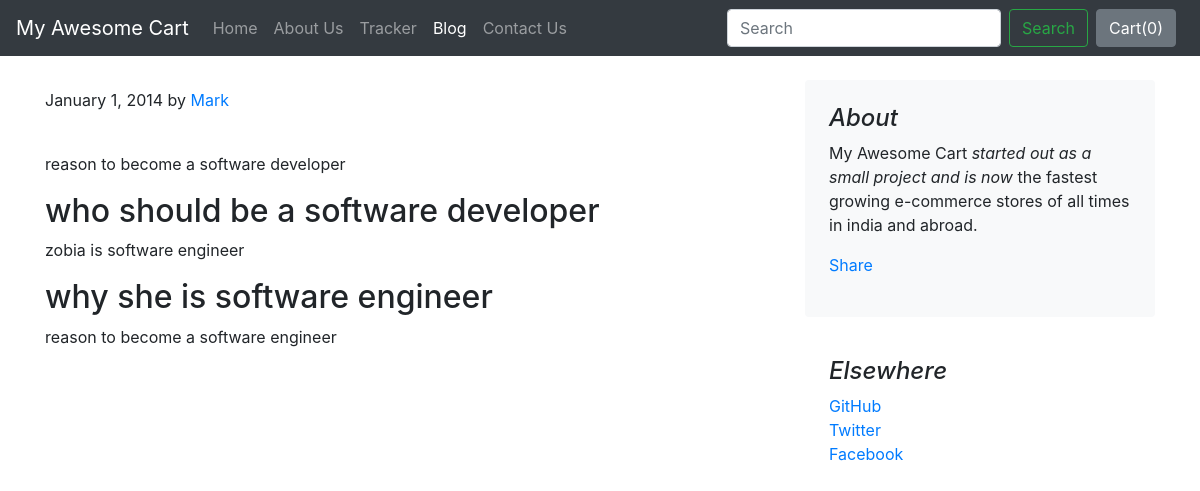
The page /blog/blogpost/1 on the database its author committed.
### blog/models.py (models this page shows)
class Blogpost(models.Model):
    post_id = models.AutoField(primary_key= True)
    tilte = models.CharField(max_length=50)
    head0 = models.CharField(max_length=500, default="")
    chead0 = models.CharField(max_length=5000, default="")
    head1 = models.CharField(max_length=500, default="")
    chead1 = models.CharField(max_length=5000, default="")
    head2 = models.CharField(max_length=500, default="")
    chead2 = models.CharField(max_length=5000, default="")
    pub_date = models.DateField()
    thumbnail = models.ImageField(upload_to='shop/images', default="")
    def __str__(self):
        return self.tilte

### blog/views.py (the view)
# urls.py: path("blogpost/<int:id>", views.blogpost, name="blogHome")
def blogpost(request, id):
    post = Blogpost.objects.filter(post_id = id)[0]
    print(post)
    return render(request, 'blog/blogpost.html',{'post':post})

### blog/templates/blog/blogpost.html (shortened to what this page needs)
{% extends 'blog/basic.html' %}
{% block body %}
<div class="container">
    <div class="row mt-4">
        <div class="col-md-8 blog-main">
            <div class="blog-post">
                <p class="blog-post-meta">January 1, 2014 by <a href="#">Mark</a></p>
                <div class="fb-like" data-href="http://127.0.0.1:8000/blog/blogpost/{{post.post_id}}" data-layout="standard" data-action="like" data-size="large" data-show-faces="false" data-share="true"></div><br>
                <p>{{post.chead0}}</p>
                <h2>{{post.head1}}</h2>
                <p>{{post.chead1}}</p>
                <h2>{{post.head2}}</h2>
                <p>{{post.chead2}}</p>
            </div>
        </div>
        <aside class="col-md-4 blog-sidebar">
            <div class="p-4 mb-3 bg-light rounded">
                <h4 class="font-italic">About</h4>
                <p class="mb-0">My Awesome Cart <em>started out as a small project and is now</em> the fastest growing e-commerce stores of all times in india and abroad.</p>
                <div class="my-3 fb-share-button" data-href="http://127.0.0.1:8000/blog/blogpost/{{post.post_id}}" data-layout="button_count" data-size="large"><a target="_blank" href="https://www.facebook.com/sharer/sharer.php?u=http%3A%2F%2F127.0.0.1%3A8000%2Fblog%2Fblogpost%2F4&src=sdkpreparse" class="fb-xfbml-parse-ignore">Share</a></div>
            </div>
            <div class="p-4">
                <h4 class="font-italic">Elsewhere</h4>
                <ol class="list-unstyled">
                    <li><a href="#">GitHub</a></li>
                    <li><a href="#">Twitter</a></li>
                    <li><a href="#">Facebook</a></li>
                </ol>
            </div>
        </aside>
    </div>
</div>
{% endblock %}

### rows shown on the page
Blogpost: chead0 "reason to become a software developer", head1 "who should be a software developer", chead1 "zobia is software engineer", head2 "why she is software engineer", chead2 "reason to become a software engineer"
